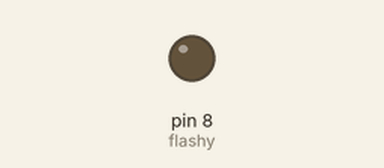
Recording of a sketch running on a simulated Arduino Uno, built with avr-gcc and run on an emulated ATmega328P. On the bench: output pins drawn as LEDs (lit = HIGH).

Above: at 0.45 s.
At 10.5 s:
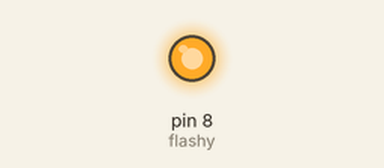
Timing chart, 0 to 11.3 s (numbered marks = the images above):
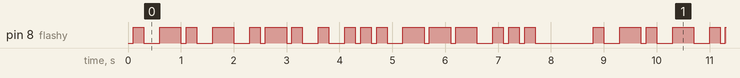

Measured:
- by itself, pin 8 (flashy): moves between LOW and HIGH, repeating every 8.7 s
- by itself, everything shown: repeats every 8.7 s, in 34 steps

The sketch:

morse.ino
```cpp
const int flashy=8;

int dot_delay = 200;
int dash_delay = 400;
int pause_delay = 100;
int character_delay = 200;

void setup() {
  // put your setup code here, to run once:
  pinMode(flashy, OUTPUT);

}

void loop() {
  // put your main code here, to run repeatedly:
  dot();
  delay(character_delay);
  dash();
  dot();
  delay(character_delay);
  dash();
  delay(character_delay);
  dot();
  dash();
  dot();
  delay(character_delay);
  dot();
  delay(character_delay);
  dot();
  dot();
  dot();
  delay(character_delay);
  dash();
  dash();
  dash();
  delay(character_delay);
  dot();
  dot();
  dot();
  delay(1000);
}

void dot() {
  // pause very brief
  delay(pause_delay);
  digitalWrite(flashy, HIGH);
  delay(dot_delay);
  digitalWrite(flashy, LOW);
}


void dash() {
  delay(pause_delay);
  digitalWrite(flashy, HIGH);
  delay(dash_delay);
  digitalWrite(flashy, LOW);
}
```
